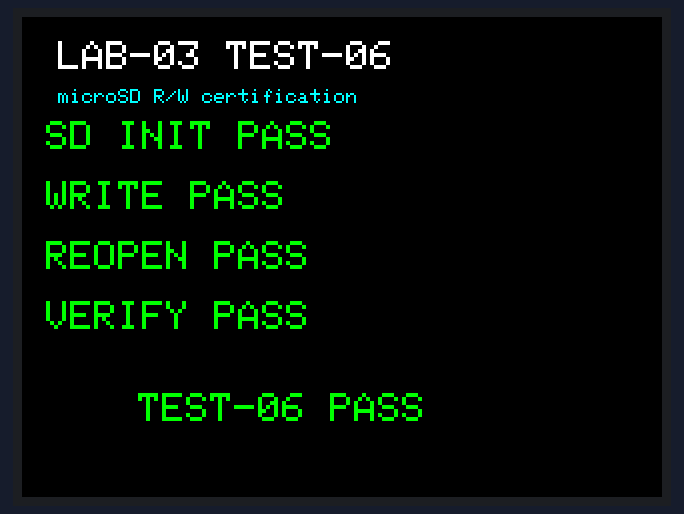
This sketch was run on a simulated Arduino Uno, built with avr-gcc and run on an emulated ATmega328P. On the bench: 320×240 colour display. Storage starts empty; what the sketch prints to the serial monitor is not drawn.

Above: at 0.4 s.

The sketch:

06_SD_Read_Write.ino
```cpp
/*
  LAB-03 / TEST-06
  Arduino UNO + MAR2406 2.4" TFT Touch Shield

  microSD read/write certification.

  Verified shield SD wiring:
    SD_SS / CS   = D10
    SD_DI / MOSI = D11
    SD_DO / MISO = D12
    SD_SCK       = D13

  TEST-06 intentionally tests SD independently from touch.
  The TFT is used only to show visible PASS/FAIL status.

  Test sequence:
    1. initialize SD on CS=D10;
    2. list the root directory to Serial;
    3. create LAB03.TST;
    4. write 512 deterministic bytes;
    5. reopen and verify every byte;
    6. delete the temporary file.

  PASS requires SD init + write + reopen + exact byte verification.
*/

#include <SPI.h>
#include <SD.h>
#include <Adafruit_GFX.h>
#include <MCUFRIEND_kbv.h>

MCUFRIEND_kbv tft;

#define BLACK 0x0000
#define WHITE 0xFFFF
#define GREEN 0x07E0
#define RED   0xF800
#define CYAN  0x07FF

static const uint8_t SD_CS = 10;
static const char TEST_FILE[] = "LAB03.TST";
static const uint16_t TEST_BYTES = 512;

static uint8_t expectedByte(uint16_t i) {
  return (uint8_t)(((uint32_t)i * 37UL + 11UL) & 0xFF);
}

static void screenLine(uint8_t row, const __FlashStringHelper *label, bool ok) {
  tft.setTextSize(2);
  tft.setTextColor(ok ? GREEN : RED, BLACK);
  tft.setCursor(12, 52 + row * 30);
  tft.print(label);
  tft.print(ok ? F(" PASS") : F(" FAIL"));
}

static void listRoot() {
  Serial.println(F("ROOT DIRECTORY:"));
  File root = SD.open("/");
  if (!root) {
    Serial.println(F("  <cannot open root>"));
    return;
  }

  while (true) {
    File entry = root.openNextFile();
    if (!entry) break;

    Serial.print(F("  "));
    Serial.print(entry.name());

    if (entry.isDirectory()) {
      Serial.println(F("/"));
    } else {
      Serial.print(F("  "));
      Serial.print(entry.size());
      Serial.println(F(" bytes"));
    }
    entry.close();
  }
  root.close();
}

void setup() {
  Serial.begin(115200);

  tft.reset();
  uint16_t id = tft.readID();
  tft.begin(id);
  tft.setRotation(1);
  tft.fillScreen(BLACK);

  tft.setTextColor(WHITE);
  tft.setTextSize(2);
  tft.setCursor(18, 12);
  tft.println(F("LAB-03 TEST-06"));
  tft.setTextSize(1);
  tft.setTextColor(CYAN);
  tft.setCursor(18, 36);
  tft.println(F("microSD R/W certification"));

  Serial.println();
  Serial.println(F("LAB-03 TEST-06 - microSD R/W certification"));
  Serial.print(F("LCD ID=0x"));
  Serial.println(id, HEX);
  Serial.println(F("SD pins: CS=D10 MOSI=D11 MISO=D12 SCK=D13"));

  pinMode(SD_CS, OUTPUT);
  digitalWrite(SD_CS, HIGH);

  bool initOK = SD.begin(SD_CS);
  screenLine(0, F("SD INIT"), initOK);
  Serial.print(F("SD INIT: "));
  Serial.println(initOK ? F("PASS") : F("FAIL"));

  if (!initOK) {
    tft.setTextColor(RED);
    tft.setTextSize(1);
    tft.setCursor(12, 185);
    tft.println(F("Check card / format / contacts"));
    while (true) delay(1000);
  }

  listRoot();

  if (SD.exists(TEST_FILE)) {
    SD.remove(TEST_FILE);
  }

  File f = SD.open(TEST_FILE, FILE_WRITE);
  bool writeOK = (bool)f;

  if (writeOK) {
    for (uint16_t i = 0; i < TEST_BYTES; ++i) {
      if (f.write(expectedByte(i)) != 1) {
        writeOK = false;
        break;
      }
    }
    f.flush();
    f.close();
  }

  screenLine(1, F("WRITE"), writeOK);
  Serial.print(F("WRITE 512 B: "));
  Serial.println(writeOK ? F("PASS") : F("FAIL"));

  bool openOK = false;
  bool verifyOK = false;

  if (writeOK) {
    f = SD.open(TEST_FILE, FILE_READ);
    openOK = (bool)f;

    if (openOK) {
      verifyOK = (f.size() == TEST_BYTES);

      for (uint16_t i = 0; verifyOK && i < TEST_BYTES; ++i) {
        int v = f.read();
        if (v < 0 || (uint8_t)v != expectedByte(i)) {
          verifyOK = false;
        }
      }

      if (f.available()) {
        verifyOK = false;
      }
      f.close();
    }
  }

  screenLine(2, F("REOPEN"), openOK);
  screenLine(3, F("VERIFY"), verifyOK);

  Serial.print(F("REOPEN: "));
  Serial.println(openOK ? F("PASS") : F("FAIL"));
  Serial.print(F("VERIFY 512 B: "));
  Serial.println(verifyOK ? F("PASS") : F("FAIL"));

  bool removeOK = false;
  if (SD.exists(TEST_FILE)) {
    removeOK = SD.remove(TEST_FILE);
  } else {
    removeOK = true;
  }

  Serial.print(F("REMOVE TEMP: "));
  Serial.println(removeOK ? F("PASS") : F("FAIL"));

  bool pass = initOK && writeOK && openOK && verifyOK;

  tft.setTextSize(2);
  tft.setTextColor(pass ? GREEN : RED, BLACK);
  tft.setCursor(58, 188);
  tft.println(pass ? F("TEST-06 PASS") : F("TEST-06 FAIL"));

  Serial.println();
  Serial.println(pass ? F("TEST-06 PASS") : F("TEST-06 FAIL"));
}

void loop() {
}
```
